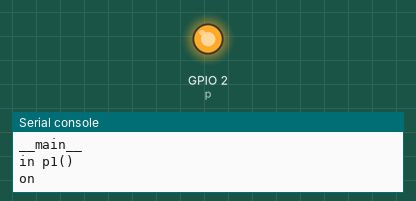
Simulated run of this program. Board: ESP8266 board running MicroPython. Parts: output pins drawn as LEDs (lit = HIGH), the last lines printed to the serial console.

Above: at 1.0 s.
At 5.5 s:
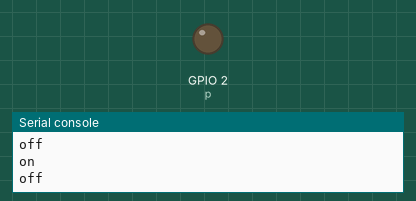
Timing chart, 0 to 6.9 s (numbered marks = the images above):
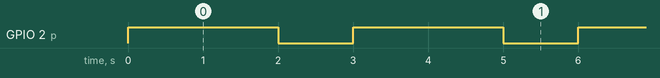

The program:

main.py
```python
import machine
import time
from testimp import p1

strt_tm = time.ticks_ms()

o = machine.Pin.OUT
i = machine.Pin.IN

p = machine.Pin(2, o)

def pn():
    print(__name__)

def start():
    print('Starting: %s'%(__name__))
    pn()
    p1(p)

end_tm = time.ticks_ms()
print('%d : Loaded "%s" | MSec Taken : %d '%(strt_tm, __name__, end_tm - strt_tm))

if __name__ == "__main__" or __name__ == "main":
    start()
```

testimp.py
```python
import time

print('Imported : %s'%(__name__))

def p1(p):
        print('in p1()')
        while True:
                p.on()
                print('on')
                time.sleep(2)
                p.off()
                print('off')
                time.sleep(1)
```

Measured:
- by itself, GPIO 2 (p): alternates HIGH for 2.0 s and LOW for 1.0 s
